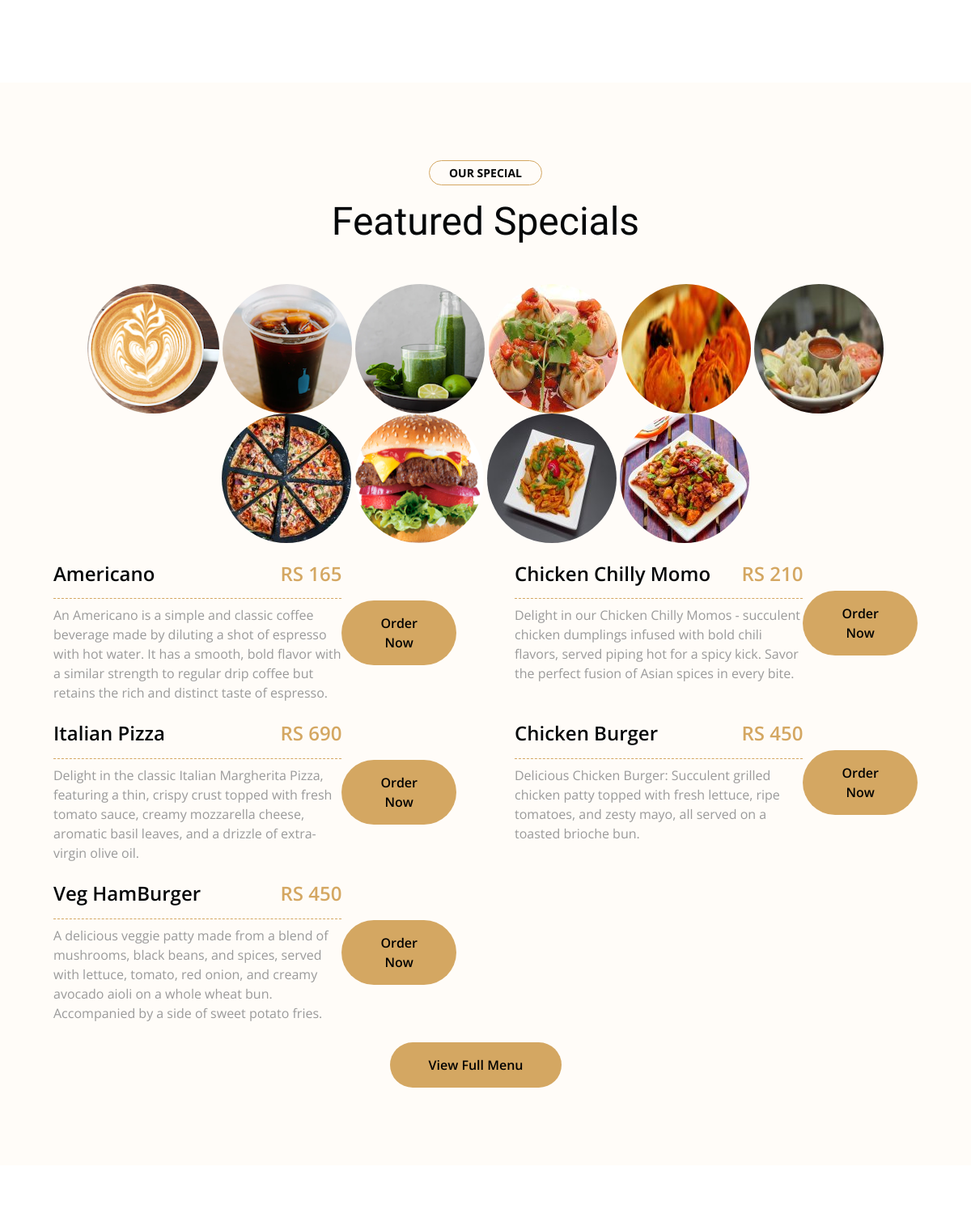
/ (middle part), run on an earlier commit of the app's database.
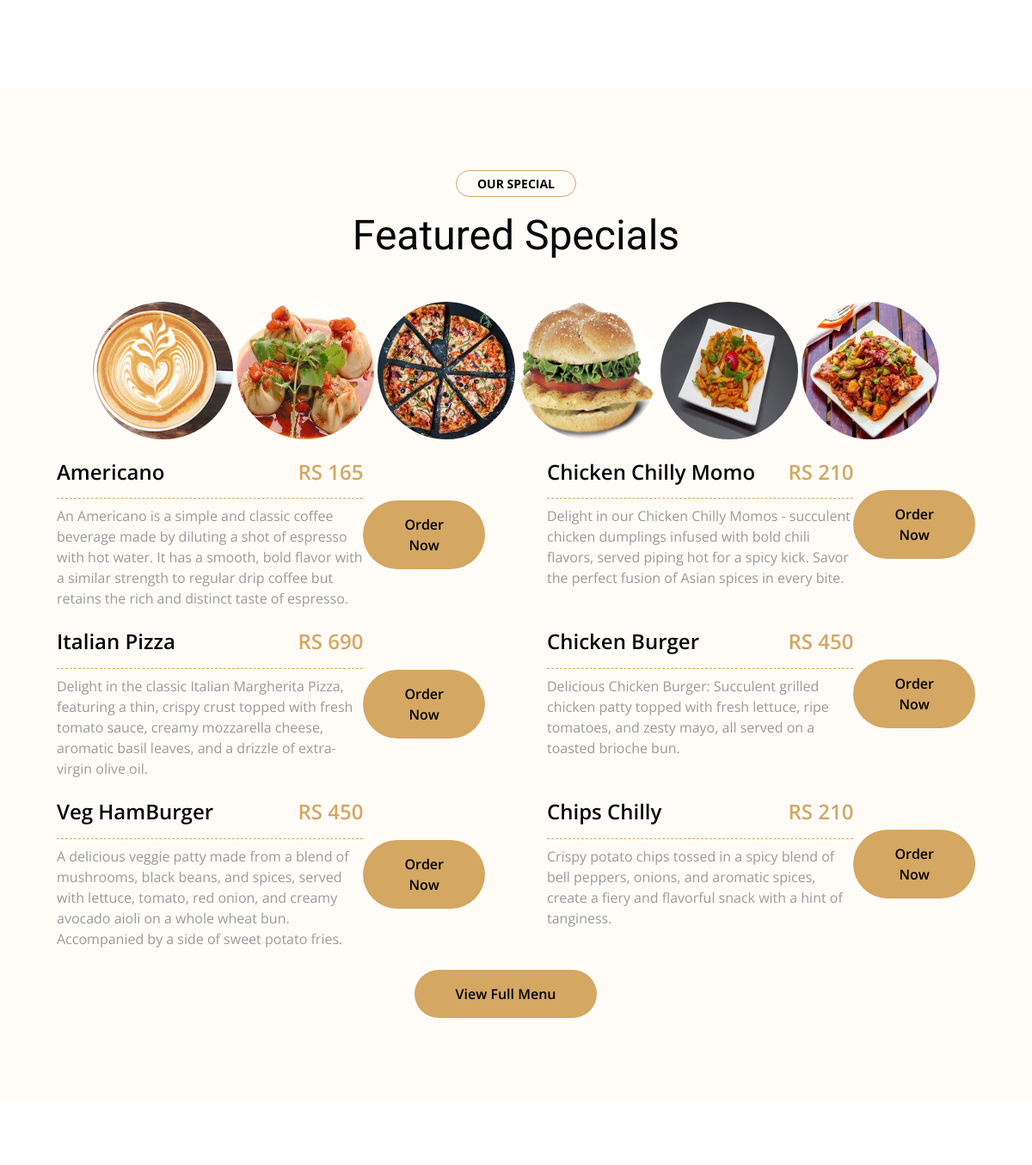
And on a later commit of the database.
### home/models.py (models this page shows, shortened)
class MenuItemImage(models.Model):
    slug = models.CharField(max_length=500, unique=True)
    category = models.ForeignKey(MenuCategory, on_delete=models.CASCADE)
    image = models.ImageField(upload_to='media')
    labels = models.CharField(choices=LABELS, max_length=50, blank=True)

class MenuItem(models.Model):
    category = models.ForeignKey(MenuCategory, on_delete=models.CASCADE)
    name = models.CharField(max_length=100)
    price = models.IntegerField()
    description = models.TextField()
    slug = models.CharField(max_length=500, unique=True)
    labels = models.CharField(choices=LABELS, max_length=50, blank = True)

### home/views.py (the view)
# urls.py: path('', HomeView.as_view(), name='home'),
class HomeView(BaseView):
    def get(self, request):
        self.views
        self.views["cart_counts"] = count_cart(request)
        self.views['abouts'] = About.objects.all()
        self.views['teams'] = Team.objects.all()
        self.views['review'] = Review.objects.all()
        self.views['special_img'] = MenuItemImage.objects.filter(labels='special')
        self.views['special_items'] = MenuItem.objects.filter(labels='special')
        for review in self.views['review']:
            review.star_list = range(review.star_rating)
        self.views['service'] = Service.objects.all()
        self.views['categories']= MenuCategory.objects.all()
        for category in self.views['categories']:
            category.items = MenuItem.objects.filter(category=category)
        return render(request, 'index.html', self.views)

### home/views.py (called while the page is built)
def count_cart(request):
    username = request.user.username
    cart_count = Cart.objects.filter(checkout = False, username = username).count()
    return cart_count

### templates/index.html (shortened to what this page needs)
{% extends 'base.html' %}
{% block content %}
        <div class="container-xxl pt-5 pb-3">
        </div>
<div class="container-fluid menu bg-light py-6 my-6">
    <div class="container">
        <div class="text-center wow bounceInUp" data-wow-delay="0.1s">
            <small class="d-inline-block fw-bold text-dark text-uppercase bg-light border border-primary rounded-pill px-4 py-1 mb-3">Our Special</small>
            <h1 class="display-5 mb-5">Featured Specials</h1>
        </div>
        <div class="tab-class text-center">
            <div class="tab-content">
                <div id="special-items" class="tab-pane fade show active">
                    <div class="row g-4">
                        <div class="image-container">
                            {% for img in special_img %}
                                <img class="flex-shrink-0 img-fluid rounded-circle" src="{{img.image.url}}" alt="">
                            {% endfor %}
                        </div>
                          <br><br><br>
                        {% for special_item in special_items %}
                        <div class="col-lg-6 wow bounceInUp" data-wow-delay="0.1s">
                            <div class="menu-item d-flex align-items-center">
                                <div class="w-100 d-flex flex-column text-start ps-4">
                                    <div class="d-flex justify-content-between border-bottom border-primary pb-2 mb-2">
                                        <h4>{{ special_item.name }}</h4>
                                        <h4 class="text-primary">RS {{ special_item.price }}</h4>
                                    </div>
                                    <p class="mb-0">{{ special_item.description }}</p>
                                </div>
                                <div class="menu-action">
                                <a href="/add_to_cart/{{special_item.slug}}" class="btn btn-primary border-0 rounded-pill py-3 px-4 px-md-5 me-4 animated bounceInLeft">Order Now</a>
                                </div>
                            </div>
                        </div>
                        {% endfor %}
                    </div>
                    <div class="text-center mt-4">
                        <a href="/menu" class="btn btn-primary border-0 rounded-pill py-3 px-4 px-md-5 me-4 animated bounceInLeft">View Full Menu</a>
                    </div>
                </div>
            </div>
        </div>
    </div>
</div>
{% endblock %}

What changed in the data, as far as the page shows it:
no longer on this page (row edited): MenuItemImage: image (picture)
no longer on this page (row edited): MenuItemImage: image (picture)
no longer on this page (row edited): MenuItemImage: image (picture)
no longer on this page (row edited): MenuItemImage: image (picture)
no longer on this page (row edited): MenuItemImage: image (picture)
now on this page (row edited): MenuItemImage: image (picture)
now on this page (row edited): MenuItem: name "Chips Chilly", price "210", description "Crispy potato chips tossed in a spicy blend of bell peppers, onions, and aromatic spices, create a fiery and flavorful snack with a hint of tanginess."
